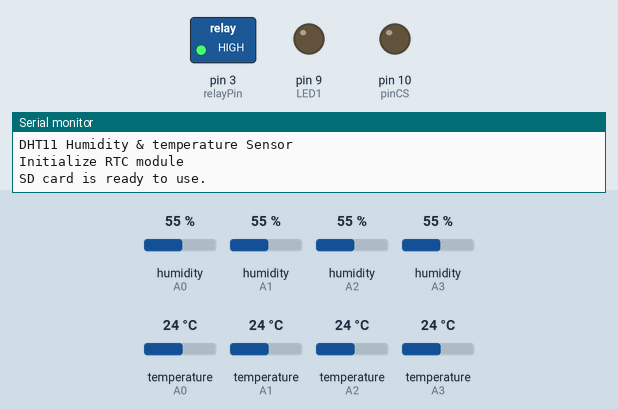
Bench run of a sketch on a simulated Arduino Uno, built with avr-gcc and run on an emulated ATmega328P. Shown: switched loads named in the sketch (green lamp = pin HIGH), output pins drawn as LEDs (lit = HIGH), the last lines printed to the serial monitor. Inputs (shaded band) come from the test bench; at power-on: humidity (sensors on A0, A1, A2, A3) 55 %, temperature (sensors on A0, A1, A2, A3) 24 °C. The local clock reads 2024-03-15 10:24:30 at power-on unless the sketch sets it; storage starts empty.

Above: at 14.0 s.
At 36.1 s:
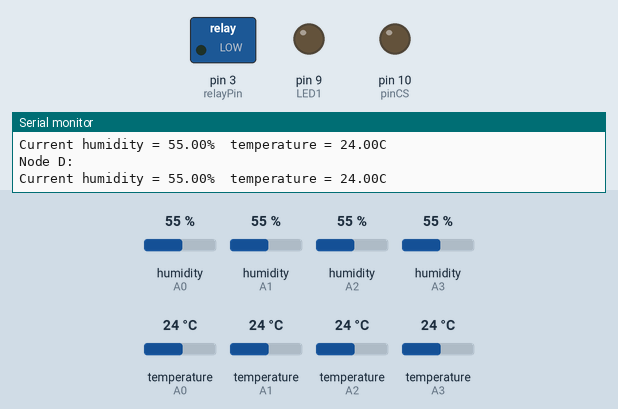
Timing chart, 0 to 59.4 s (numbered marks = the images above):
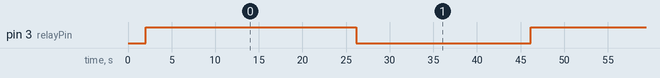

The sketch:

5.4.ino
```cpp
#include<dht.h>
#define dht_Apin A0 // Analog Pins for nodes
#define dht_Bpin A1
#define dht_Cpin A2
#define dht_Dpin A3

//------------------------RTC
#include <Wire.h>
#include <DS3231.h>
DS3231 clock;
RTCDateTime dt;
//------------------------RTC

//------------------------SD
//2 header files for writing to SD card
#include <SD.h>
#include <SPI.h>
//Created a file object
File myFile;
//Declare variable to handle data
int pinCS = 10;
int LED1 = 9;
//------------------------SD
dht DHT;

//------------------------RELAY
int relayPin = 3;

void setup(){

//------------------------RELAY
  pinMode(relayPin, OUTPUT);

  Serial.begin(9600);
  delay(1000);//Delay to let system boot
  Serial.println("DHT11 Humidity & temperature Sensor\n");
  delay(1000);//Wait before accessing Sensor

  //------------------------SD
  //pin mode for SD card
  pinMode(pinCS, OUTPUT);
  pinMode(LED1, OUTPUT);
  //------------------------SD

  //------------------------RTC
  Serial.println("Initialize RTC module\n");
  // Initialize DS3231
  clock.begin();
  //Send sketch compiling time to Arduino
  clock.setDateTime(__DATE__, __TIME__);
  //------------------------RTC

  //SD Card initialization that tests whether or not there is an SD card.
  if (SD.begin())
  {
    Serial.println("SD card is ready to use.\n");
  }else
  {
    Serial.println("SD card initialization failed.\n");
    digitalWrite(LED1, HIGH);
    return;
  }

  //SD card creating data file
  myFile = SD.open("TEST.txt", FILE_WRITE);

}//end "setup()"

void loop(){

  //------------------------------------------RELAY
  digitalWrite(relayPin, HIGH);    // turn the relay on (HIGH is the voltage level)
  delay(20000);                   // wait for a second


    //Gets time for local scope
    dt = clock.getDateTime();

    //Declare variables to hold values for nodes
    double tempA=0;
    double tempB=0;
    double tempC=0;
    double tempD=0;
    double humA=0;
    double humB=0;
    double humC=0;
    double humD=0;

    //RTC To memory, puts the time stamp on the left.
    Serial.print("Time: ");
    Serial.print(dt.hour);
    Serial.print(":");
    Serial.print(dt.minute);
    Serial.println("");

    //Prints and saves values for node A
    DHT.read11(dht_Apin);
    Serial.print("Node A:\n");
    Serial.print("Current humidity = ");
    Serial.print(DHT.humidity);
    Serial.print("%  ");
    Serial.print("temperature = ");
    Serial.print(DHT.temperature);
    Serial.println("C  ");
    tempA=DHT.temperature;
    humA=DHT.humidity;
    delay(1000);

    //Prints and saves values for node B
    DHT.read11(dht_Bpin);
    Serial.print("Node B:\n");
    Serial.print("Current humidity = ");
    Serial.print(DHT.humidity);
    Serial.print("%  ");
    Serial.print("temperature = ");
    Serial.print(DHT.temperature);
    Serial.println("C  ");
    tempB=DHT.temperature;
    humB=DHT.humidity;
    delay(1000);

    //Prints and saves values for node C
    DHT.read11(dht_Cpin);
    Serial.print("Node C:\n");
    Serial.print("Current humidity = ");
    Serial.print(DHT.humidity);
    Serial.print("%  ");
    Serial.print("temperature = ");
    Serial.print(DHT.temperature);
    Serial.println("C  ");
    tempC=DHT.temperature;
    humC=DHT.humidity;
    delay(1000);

    //Prints and saves values for node D
    DHT.read11(dht_Dpin);
    Serial.print("Node D:\n");
    Serial.print("Current humidity = ");
    Serial.print(DHT.humidity);
    Serial.print("%  ");
    Serial.print("temperature = ");
    Serial.print(DHT.temperature);
    Serial.println("C  ");
    tempD=DHT.temperature;
    humD=DHT.humidity;
    Serial.println("");
    delay(1000);

  //---------------------------------------SD
  myFile = SD.open("test.txt", FILE_WRITE);

  if(myFile)
  {
    //Next line of code AFTER the file is opened
    myFile.println("");

    //RTC To memory, puts the time stamp on the left.
    myFile.print(dt.hour);  myFile.print(":");
    myFile.print(dt.minute);
    myFile.print(" ; ");

    //writes the tmp and hmd data to the file.
    myFile.print(tempA);
    myFile.print(" ; ");
    myFile.print(humA);
     myFile.print(" ; ");

    //writes the tmp and hmd data to the file.
    myFile.print(tempB);
    myFile.print(" ; ");
    myFile.print(humB);
     myFile.print(" ; ");

    //writes the tmp and hmd data to the file.
    myFile.print(tempC);
    myFile.print(" ; ");
    myFile.print(humC);
     myFile.print(" ; ");

    //writes the tmp and hmd data to the file.
    myFile.print(tempD);
    myFile.print(" ; ");
    myFile.print(humD);

    //new line
    //myFile.println("");

    //close and saves the file
    myFile.close();
  }
  else
  {
    Serial.println("Error opening file");
    Serial.println("");
    digitalWrite(LED1, HIGH);
  }
//---------------------------------------SD


  digitalWrite(relayPin, LOW);    // turn the relay off by making the voltage LOW
  delay(20000);                   // wait for a second
  //------------------------------------------RELAY


}// end loop()
```

Measured:
- by itself, pin 3 (relayPin): alternates HIGH for 24.1 s and LOW for 20.0 s
